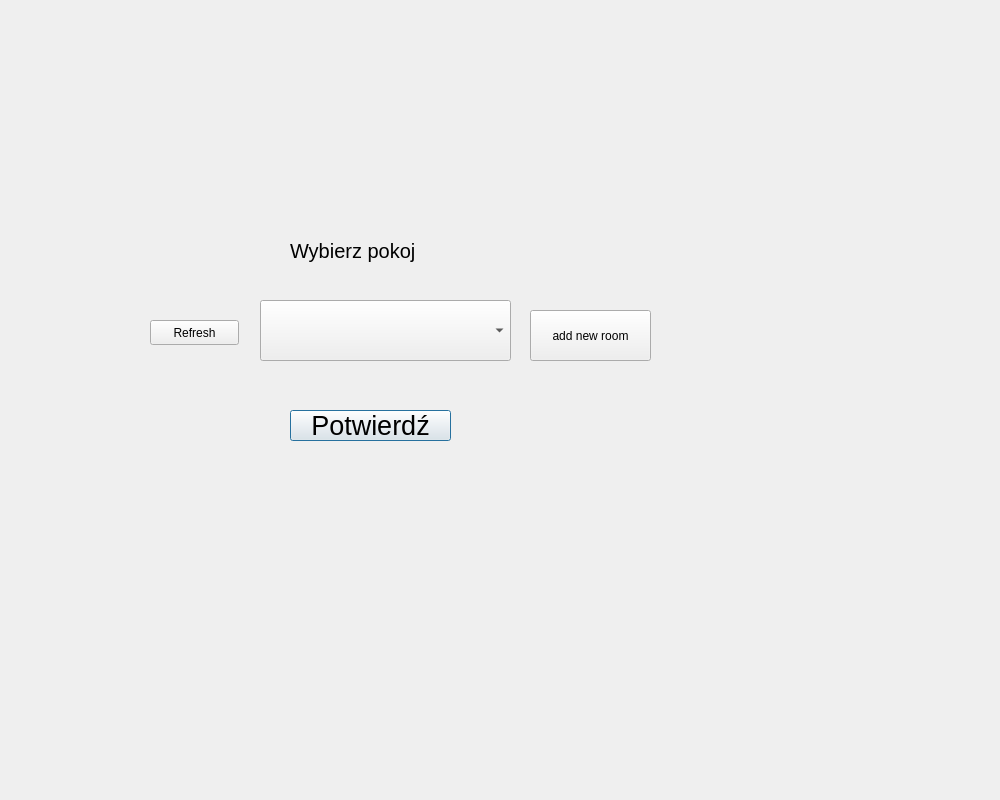
<?xml version="1.0" encoding="UTF-8"?>
<ui version="4.0">
 <class>Dialog</class>
 <widget class="QDialog" name="Dialog">
  <property name="geometry">
   <rect>
    <x>0</x>
    <y>0</y>
    <width>1000</width>
    <height>800</height>
   </rect>
  </property>
  <property name="windowTitle">
   <string>Dialog</string>
  </property>
  <widget class="QWidget" name="widget" native="true">
   <property name="geometry">
    <rect>
     <x>60</x>
     <y>-10</y>
     <width>1001</width>
     <height>801</height>
    </rect>
   </property>
   <widget class="QComboBox" name="roomComboBox">
    <property name="geometry">
     <rect>
      <x>200</x>
      <y>310</y>
      <width>251</width>
      <height>61</height>
     </rect>
    </property>
   </widget>
   <widget class="QLabel" name="roomLabel">
    <property name="geometry">
     <rect>
      <x>230</x>
      <y>230</y>
      <width>181</width>
      <height>61</height>
     </rect>
    </property>
    <property name="font">
     <font>
      <pointsize>15</pointsize>
     </font>
    </property>
    <property name="text">
     <string>Wybierz pokoj</string>
    </property>
   </widget>
   <widget class="QPushButton" name="roomSubmitButton">
    <property name="geometry">
     <rect>
      <x>230</x>
      <y>420</y>
      <width>161</width>
      <height>31</height>
     </rect>
    </property>
    <property name="font">
     <font>
      <pointsize>20</pointsize>
     </font>
    </property>
    <property name="text">
     <string>Potwierdź</string>
    </property>
   </widget>
   <widget class="QPushButton" name="roomAddButton">
    <property name="geometry">
     <rect>
      <x>470</x>
      <y>320</y>
      <width>121</width>
      <height>51</height>
     </rect>
    </property>
    <property name="text">
     <string>add new room</string>
    </property>
   </widget>
   <widget class="QPushButton" name="refreshButton">
    <property name="geometry">
     <rect>
      <x>90</x>
      <y>330</y>
      <width>89</width>
      <height>25</height>
     </rect>
    </property>
    <property name="text">
     <string>Refresh</string>
    </property>
   </widget>
  </widget>
 </widget>
 <resources/>
 <connections/>
</ui>
